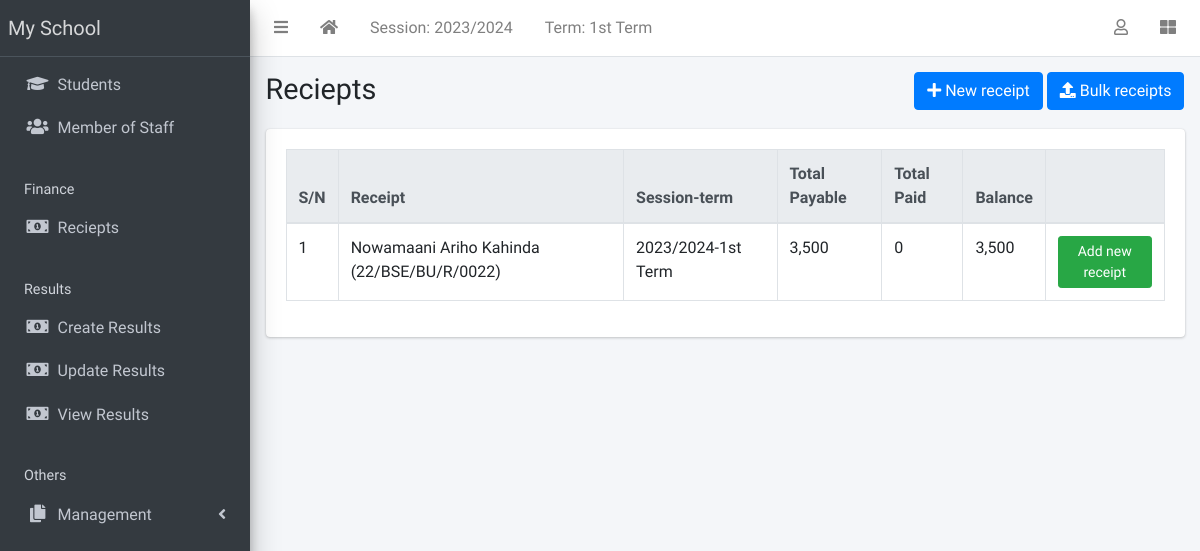
Before: /finance/list/ (signed in) with the older database file.
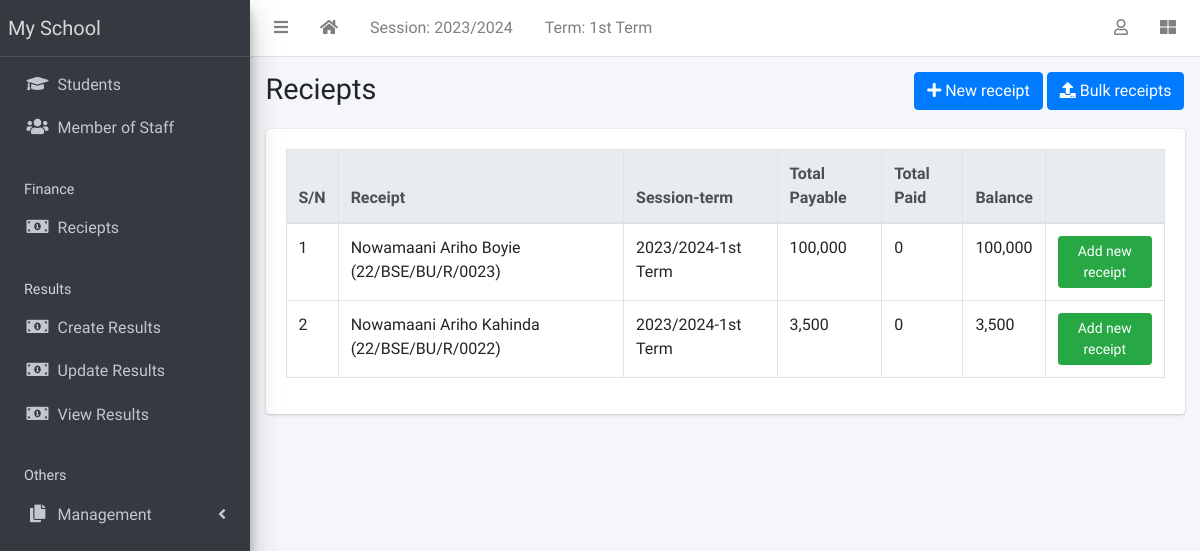
After: the same page with the newer database file.
### apps/finance/models.py (models this page shows, shortened)
class Invoice(models.Model):
    student = models.ForeignKey(Student, on_delete=models.CASCADE)
    session = models.ForeignKey(AcademicSession, on_delete=models.CASCADE)
    term = models.ForeignKey(AcademicTerm, on_delete=models.CASCADE)
    class_for = models.ForeignKey(StudentClass, on_delete=models.CASCADE)
    balance_from_previous_term = models.IntegerField(default=0)
    status = models.CharField(
        max_length=20,
        choices=[("active", "Active"), ("closed", "Closed")],
        default="active",
    )
    class Meta:
        ordering = ["student", "term"]
    def __str__(self):
        return f"{self.student}"
    def balance(self):
        payable = self.total_amount_payable()
        paid = self.total_amount_paid()
        return payable - paid
    def amount_payable(self):
        items = InvoiceItem.objects.filter(invoice=self)
        total = 0
        for item in items:
            total += item.amount
        return total
    def total_amount_payable(self):
        return self.balance_from_previous_term + self.amount_payable()
    def total_amount_paid(self):
        receipts = Receipt.objects.filter(invoice=self)
        amount = 0
        for receipt in receipts:
            amount += receipt.amount_paid
        return amount

class InvoiceItem(models.Model):
    invoice = models.ForeignKey(Invoice, on_delete=models.CASCADE)
    description = models.CharField(max_length=200)
    amount = models.IntegerField()

### apps/students/models.py (models this page shows, shortened)
class Student(models.Model):
    STATUS_CHOICES = [("active", "Active"), ("inactive", "Inactive")]
    GENDER_CHOICES = [("male", "Male"), ("female", "Female")]
    current_status = models.CharField(
        max_length=10, choices=STATUS_CHOICES, default="active"
    )
    registration_number = models.CharField(max_length=200, unique=True)
    surname = models.CharField(max_length=200)
    firstname = models.CharField(max_length=200)
    other_name = models.CharField(max_length=200, blank=True)
    gender = models.CharField(max_length=10, choices=GENDER_CHOICES, default="male")
    date_of_birth = models.DateField(default=timezone.now)
    current_class = models.ForeignKey(
        StudentClass, on_delete=models.SET_NULL, blank=True, null=True
    )
    date_of_admission = models.DateField(default=timezone.now)
    mobile_num_regex = RegexValidator(
        regex="^[0-9]{10,15}$", message="Entered mobile number isn't in a right format!"
    )
    parent_mobile_number = models.CharField(
        validators=[mobile_num_regex], max_length=13, blank=True
    )
    address = models.TextField(blank=True)
    others = models.TextField(blank=True)
    passport = models.ImageField(blank=True, upload_to="students/passports/")
    class Meta:
        ordering = ["surname", "firstname", "other_name"]
    def __str__(self):
        return f"{self.surname} {self.firstname} {self.other_name} ({self.registration_number})"

### apps/corecode/models.py (models this page shows)
class AcademicSession(models.Model):
    name = models.CharField(max_length=200, unique=True)
    current = models.BooleanField(default=True)
    class Meta:
        ordering = ["-name"]
    def __str__(self):
        return self.name

class AcademicTerm(models.Model):
    name = models.CharField(max_length=20, unique=True)
    current = models.BooleanField(default=True)
    class Meta:
        ordering = ["name"]
    def __str__(self):
        return self.name

### apps/finance/views.py (the view)
# urls.py: path("list/", InvoiceListView.as_view(), name="invoice-list"),
class InvoiceListView(LoginRequiredMixin, ListView):
    model = Invoice

### apps/corecode/context_processors.py (called while the page is built)
def site_defaults(request):
    current_session = AcademicSession.objects.get(current=True)
    current_term = AcademicTerm.objects.get(current=True)
    vals = SiteConfig.objects.all()
    contexts = {
        "current_session": current_session.name,
        "current_term": current_term.name,
    }
    for val in vals:
        contexts[val.key] = val.value
    return contexts

### apps/finance/templates/finance/invoice_list.html (shortened to what this page needs)
{% extends 'base.html' %}
{% load humanize %}
{% block title %}Reciepts{% endblock title %}
{% block breadcrumb %}
<a class="btn btn-primary" href="{% url 'invoice-create' %}"><i
    class="fas fa-plus"></i> New receipt</a>
<a class="btn btn-primary" href="{% url 'bulk-invoice' %}"><i
    class="fas fa-upload"></i> Bulk receipts</a>
{% endblock breadcrumb %}
{% block content %}
  <div class="table-responsive">
    <table id="invoicetable" class="table table-bordered table-hover">
      <thead class="thead-light">
        <tr>
          <th>S/N</th>
          <th>Receipt</th>
          <th>Session-term</th>
          <th>Total Payable</th>
          <th>Total Paid</th>
          <th>Balance</th>
          <th></th>
        </tr>
      </thead>
      <tbody>
        {% for invoice in object_list %}
          <tr class='clickable-row' data-href="{% url 'invoice-detail' invoice.id %}">
            <td>{{ forloop.counter}}</td>
            <td>{{ invoice}}</td>
            <td>{{ invoice.session}}-{{ invoice.term}}</td>
            <td>{{ invoice.total_amount_payable | intcomma }}</td>
            <td>{{ invoice.total_amount_paid | intcomma }}</td>
            <td>{{ invoice.balance | intcomma }}</td>
            <td><a class="btn btn-success btn-sm"
                href="{% url 'receipt-create' %}?invoice={{ invoice.id }}">Add new
                receipt</a></td>
          </tr>
        {% endfor %}
      </tbody>
    </table>
  </div>
{% endblock content %}

Changed rows visible on the page:
added Invoice: student.registration_number "Nowamaani Ariho Boyie (22/BSE/BU/R/0023)", session "2023/2024", term "1st Term", total_amount_payable "100,000", total_amount_paid "0", balance "100,000"
